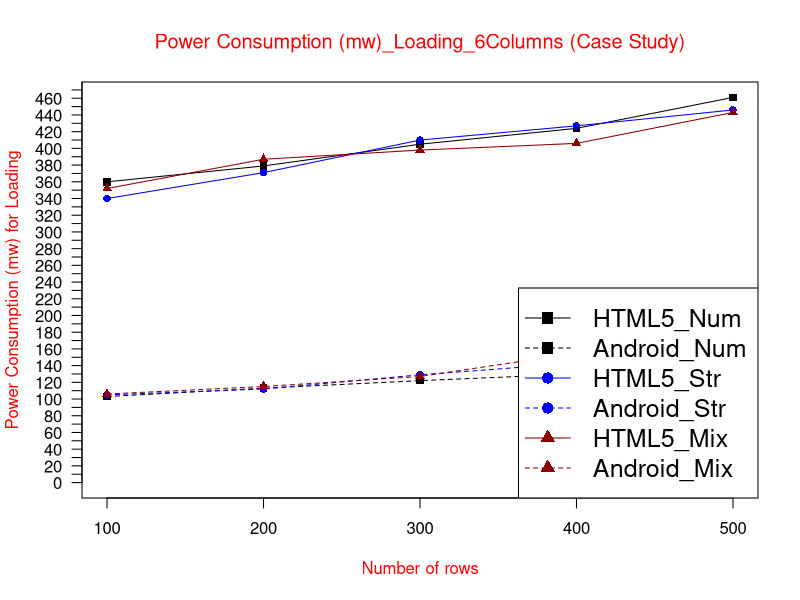

Generate this figure with R:
data <- read.table("(CS)PCloading6col.txt", header = TRUE)

max_y <- max(data)
plot_colors <- c("black", "blue", "red4")
png(filename="(CS)PCloading6col.png", height = 1000, width = 1450, bg = "white")
plot(data$HTML5_Num, type = "o", col = plot_colors[1], pch=15,  ylim=c(0,max_y), axes=FALSE, ann=FALSE)
axis(1, at=1:5, lab=c("100", "200", "300", "400", "500"))
axis(2, las=1, at=10*0:max_y, cex.axis = 1)

box()
lines(data$Android_Num, type="o", pch=15, lty=2, col=plot_colors[1])
lines(data$HTML5_Str, type="o", pch=16, lty=1,  col=plot_colors[2])
lines(data$Android_Str, type="o", pch=16, lty=2,  col=plot_colors[2])   
lines(data$HTML5_Mix, type="o", pch=17, lty=1, col=plot_colors[3])
lines(data$Android_Mix, type="o", pch=17, lty=2,   col=plot_colors[3])

title(main="Power Consumption (mw)_Loading_6Columns (Case Study)", col.main="red", font.main=6)
title(xlab= "Number of rows", col.lab="red")
title(ylab= "Power Consumption (mw) for Loading", col.lab="red")
legend('bottomright', max_y, names(data), cex=1.5, col=c("black", "black","blue", "blue","red4","red4"), pch=c(15,15,16,16,17,17), lty=c(1,2,1,2,1,2));

dev.off()
